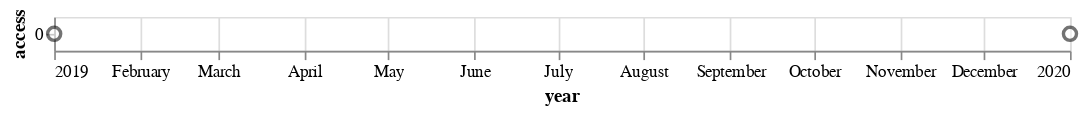

Source (notebook cell):
### Code cell
fourth_chart_access

### Figure 1 — Vega-Lite specification as saved in the notebook (floating-point values rounded to 4 significant figures)
{"config": {"view": {"continuousWidth": 400, "continuousHeight": 300}}, "data": {"name": "data-56797cbe1e90c5b6856a929c250d4027"}, "mark": {"type": "circle", "fill": "white", "opacity": 1, "size": 60, "stroke": "black"}, "encoding": {"opacity": {"type": "nominal", "field": "type", "legend": null}, "x": {"type": "temporal", "field": "year"}, "y": {"type": "nominal", "field": "access"}}, "transform": [{"filter": "datum.type == \"molecular\""}], "width": 600, "$schema": "https://vega.github.io/schema/vega-lite/v4.8.1.json", "datasets": {"data-56797cbe1e90c5b6856a929c250d4027": [{"year": "1932-01-01T00:00:00", "name": "Drum memory", "type": "magnetic", "usage": "1960s", "capacity": 62500, "lifespan": null, "access": 0.0}, {"year": "1946-01-01T00:00:00", "name": "Williams-Kilburn Tube", "type": "cathode ray tube", "usage": "1955", "capacity": 1000, "lifespan": null, "access": 1.0}, {"year": "1949-01-01T00:00:00", "name": "Magnetic-core memory", "type": "magnetic", "usage": "1970s", "capacity": 100000, "lifespan": null, "access": 1.0}, {"year": "1952-01-01T00:00:00", "name": "Magnetic Band (Tape)", "type": "magnetic", "usage": "today", "capacity": 1000000, "lifespan": null, "access": 0.0}, {"year": "1956-01-01T00:00:00", "name": "Hard Disk Drive", "type": "magnetic", "usage": "today", "capacity": 2000000000000, "lifespan": null, "access": 1.0}, {"year": "1960-01-01T00:00:00", "name": "Magnetic stripe card", "type": "magnetic", "usage": null, "capacity": 200, "lifespan": "3", "access": 0.0}, {"year": "1969-01-01T00:00:00", "name": "Floppy Disk", "type": "magnetic", "usage": "1990s", "capacity": 1440000, "lifespan": "5--30", "access": 1.0}, {"year": "1970-01-01T00:00:00", "name": "Bubble Memory", "type": "magnetic", "usage": "1980s", "capacity": 125000, "lifespan": null, "access": 0.0}, {"year": "1978-01-01T00:00:00", "name": "LaserDisc (LD)/Discovision (DV)", "type": "optical", "usage": "2001", "capacity": 324000000, "lifespan": null, "access": 1.0}, {"year": "1979-01-01T00:00:00", "name": "Solid-State-Drive (SSD)", "type": "electronic", "usage": "today", "capacity": 5000000000000, "lifespan": "~10", "access": 1.0}, {"year": "1981-01-01T00:00:00", "name": "Compact Disc (CD)", "type": "optical", "usage": "today", "capacity": 700000000, "lifespan": "25", "access": 1.0}, {"year": "1987-01-01T00:00:00", "name": "Digital Audio Tape (DAT)", "type": "electro-mechanical", "usage": "2005", "capacity": 256000, "lifespan": "30", "access": 0.0}, {"year": "1991-01-01T00:00:00", "name": "Mini-Disc", "type": "magneto-optical", "usage": "2001", "capacity": 140000000, "lifespan": "30-40", "access": 1.0}, {"year": "1992-01-01T00:00:00", "name": "Digital Compact Cassette (DCC)", "type": "magnetic", "usage": "1996", "capacity": 250000000, "lifespan": "30", "access": 0.0}, {"year": "1994-01-01T00:00:00", "name": "Zip Drive", "type": "magnetic", "usage": "1990s", "capacity": 95370000, "lifespan": "5-10", "access": 1.0}, {"year": "1995-01-01T00:00:00", "name": "CompactFlash (CF)", "type": "electronic", "usage": "today", "capacity": 256000000000, "lifespan": "70-80", "access": 1.0}, {"year": "1995-01-01T00:00:00", "name": "Digital Versatile Disc (DVD)", "type": "optical", "usage": "today", "capacity": 4500000000, "lifespan": "25", "access": 1.0}, {"year": "2000-01-01T00:00:00", "name": "USB Flash Disk", "type": "electronic", "usage": "today", "capacity": 2000000000000, "lifespan": "10", "access": 1.0}, {"year": "2001-01-01T00:00:00", "name": "Secure Digital (SD) card", "type": "electronic", "usage": "today", "capacity": 128000000000000, "lifespan": "10", "access": 1.0}, {"year": "2002-01-01T00:00:00", "name": "Blu-ray Disc (BD)", "type": "optical", "usage": "2019", "capacity": 128000000000, "lifespan": "100-150", "access": 1.0}, {"year": "2004-01-01T00:00:00", "name": "Holographic Versatile Disc (HVD)", "type": "optical", "usage": "today", "capacity": 3900000000, "lifespan": "3", "access": 1.0}, {"year": "2009-01-01T00:00:00", "name": "Millennial Disc (M-DISC)", "type": "optical", "usage": "2016", "capacity": 100000000000, "lifespan": "1000", "access": 1.0}, {"year": "2016-01-01T00:00:00", "name": "Chlorine Atomic memory", "type": "atomic", "usage": "today", "capacity": 1000, "lifespan": "U", "access": null}, {"year": "2019-01-01T00:00:00", "name": "DNA", "type": "molecular", "usage": "today", "capacity": 215000000000000000, "lifespan": "500", "access": 0.0}, {"year": "2020-01-01T00:00:00", "name": "Metabolites", "type": "molecular", "usage": "today", "capacity": 70000, "lifespan": null, "access": 0.0}]}}
